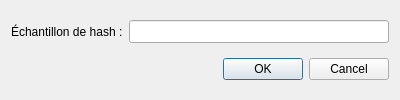
<?xml version="1.0" encoding="UTF-8"?>
<ui version="4.0">
 <class>GuessHashDialog</class>
 <widget class="QDialog" name="GuessHashDialog">
  <property name="windowModality">
   <enum>Qt::WindowModal</enum>
  </property>
  <property name="geometry">
   <rect>
    <x>0</x>
    <y>0</y>
    <width>400</width>
    <height>100</height>
   </rect>
  </property>
  <property name="sizePolicy">
   <sizepolicy hsizetype="Fixed" vsizetype="Fixed">
    <horstretch>0</horstretch>
    <verstretch>0</verstretch>
   </sizepolicy>
  </property>
  <property name="minimumSize">
   <size>
    <width>400</width>
    <height>50</height>
   </size>
  </property>
  <property name="maximumSize">
   <size>
    <width>400</width>
    <height>150</height>
   </size>
  </property>
  <property name="windowTitle">
   <string>Deviner la fonction de hachage</string>
  </property>
  <property name="modal">
   <bool>true</bool>
  </property>
  <layout class="QVBoxLayout" name="verticalLayout">
   <item>
    <layout class="QHBoxLayout" name="horizontalLayout_2">
     <item>
      <widget class="QLabel" name="lblAskHashSample">
       <property name="text">
        <string>Échantillon de hash :</string>
       </property>
      </widget>
     </item>
     <item>
      <widget class="QLineEdit" name="txtHashSample">
       <property name="font">
        <font>
         <pointsize>10</pointsize>
        </font>
       </property>
       <property name="readOnly">
        <bool>false</bool>
       </property>
       <property name="clearButtonEnabled">
        <bool>false</bool>
       </property>
      </widget>
     </item>
    </layout>
   </item>
   <item>
    <widget class="QDialogButtonBox" name="buttonBox">
     <property name="standardButtons">
      <set>QDialogButtonBox::Cancel|QDialogButtonBox::Ok</set>
     </property>
     <property name="centerButtons">
      <bool>false</bool>
     </property>
    </widget>
   </item>
  </layout>
 </widget>
 <resources/>
 <connections/>
</ui>
